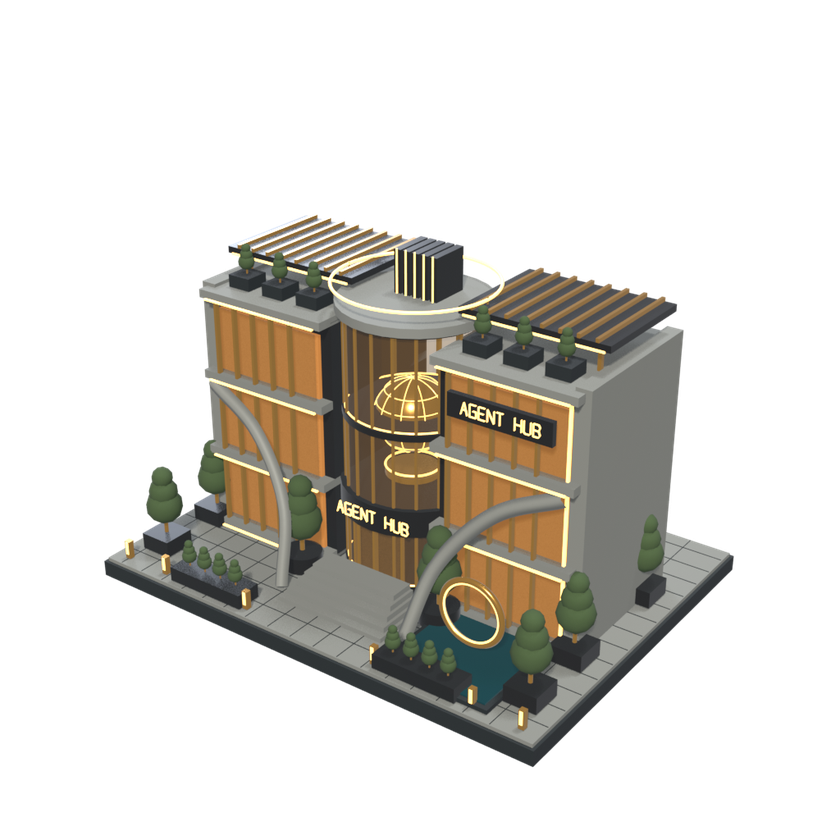
#> input picture assets/website/buildings/agent_hub.png, 840 x 840 px, shrunk from 1024 x 1024 before the run; its folder holds only this picture in this run
$ python inspect_assets.py
#> lines starting #> are read from the running program, lines starting #| are printed output that depends on the picture; after the words box and inside, x2 and y2 are one past the last pixel; in counts of white or black regions, pixels touching at a corner belong together
"""Inspect source PNGs: size, mode, alpha silhouette at several thresholds."""
import json
import os
from PIL import Image

ROOT = os.path.dirname(os.path.dirname(os.path.abspath(__file__)))
ASSETS = os.path.join(ROOT, "assets")

files = []
for base, _dirs, names in os.walk(ASSETS):
    for n in sorted(names):
        if n.lower().endswith(".png"):
            files.append(os.path.join(base, n))
#> pass 2 of the loop `for base, _dirs, names in os.walk(ASSETS):`:

rows = []
for f in sorted(files):
    im = Image.open(f)
#> im is the input picture: PIL image 840x840 RGBA; mean R, G, B, A 38.2, 35.6, 29.9, 78.2
    rel = os.path.relpath(f, ROOT).replace("\\", "/")
    info = {
        "file": rel,
        "size": list(im.size),
        "mode": im.mode,
    }
    if im.mode in ("RGBA", "LA"):
        a = im.getchannel("A")
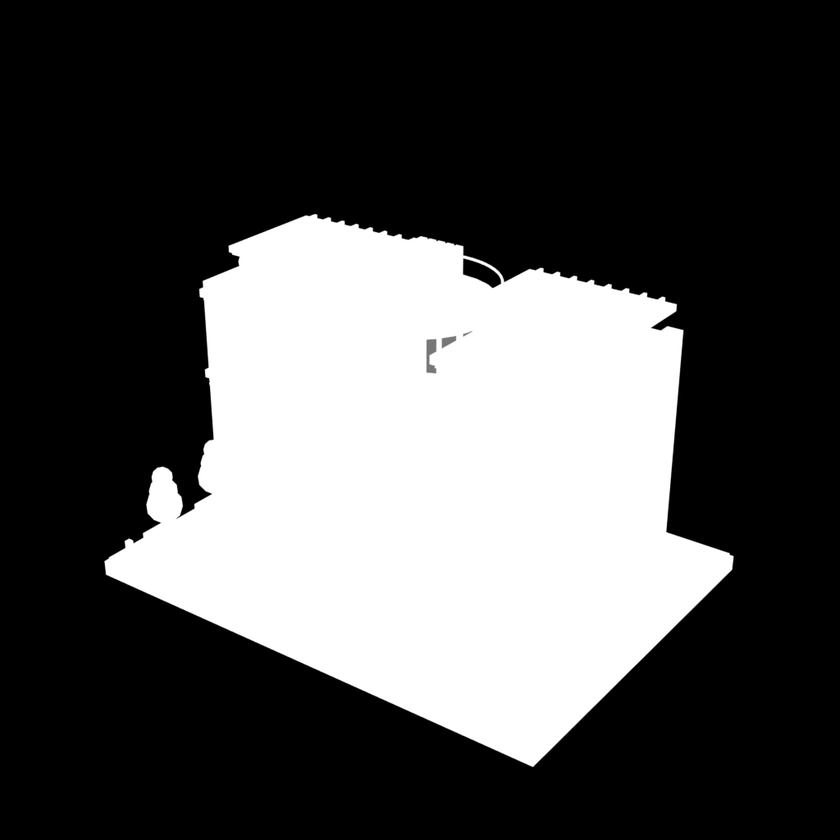
#> a: PIL image 840x840 L; min 0, max 255, mean 78.2
        info["alpha_minmax"] = list(a.getextrema())
        info["bbox_a0"] = list(a.getbbox())  # any non-zero alpha
        for th in (8, 32, 128, 240):
            m = a.point(lambda v, t=th: 255 if v >= t else 0)
            bb = m.getbbox()
            info[f"bbox_a{th}"] = list(bb) if bb else None
#> this loop made 4 passes
#> bb on passes 1 to 4: (104, 213, 734, 768), (104, 214, 734, 767), (105, 214, 734, 767), (105, 215, 733, 766)
#> pass 1, `m = a.point(lambda v, t=th: 255 if v >= t else 0)`:
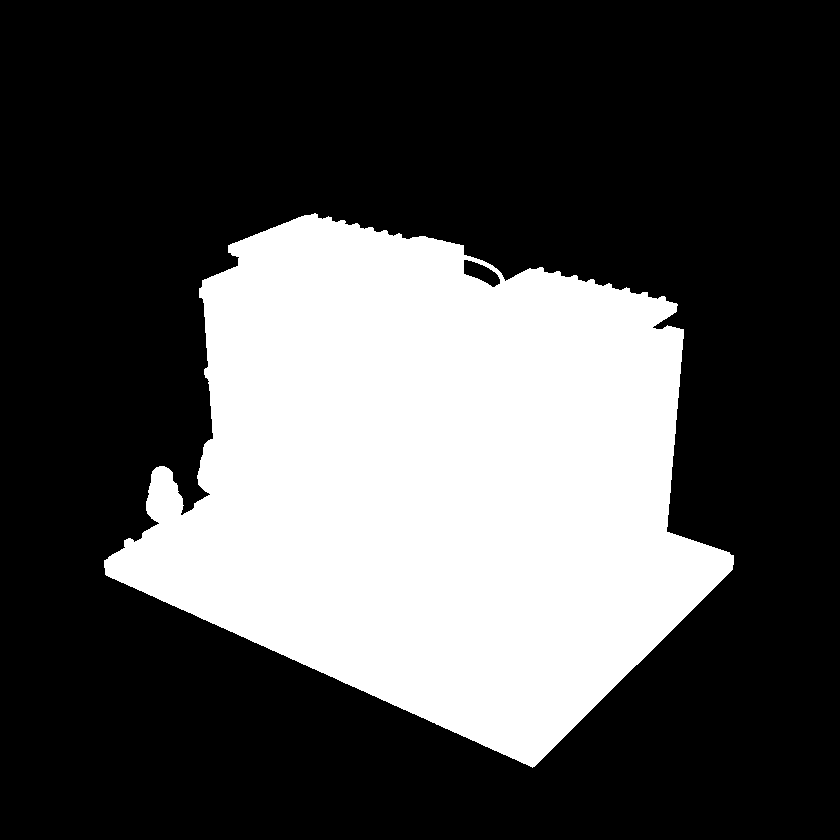
#> m: PIL image 840x840 L; 30.9% white; 1 white region, box (x1, y1, x2, y2) and area: (104, 213, 734, 768) 218173
#> after the loop, info = 9 items
        if info["bbox_a128"]:
            x0, y0, x1, y1 = info["bbox_a128"]
#> x0 = 105; y0 = 214; x1 = 734; y1 = 767
            info["sil_w"] = x1 - x0
            info["sil_h"] = y1 - y0
            info["sil_aspect"] = round(info["sil_w"] / info["sil_h"], 4)
    else:
        # sample edge colors
        w, h = im.size
        rgb = im.convert("RGB")
        pts = {
            "tl": (0, 0), "tr": (w - 1, 0), "bl": (0, h - 1), "br": (w - 1, h - 1),
            "top_mid": (w // 2, 0), "bot_mid": (w // 2, h - 1),
            "left_mid": (0, h // 2), "right_mid": (w - 1, h // 2),
            "c": (w // 2, h // 2),
        }
        info["edge_colors"] = {k: rgb.getpixel(v) for k, v in pts.items()}
    rows.append(info)
#> pass 2 of the loop `for f in sorted(files):`:
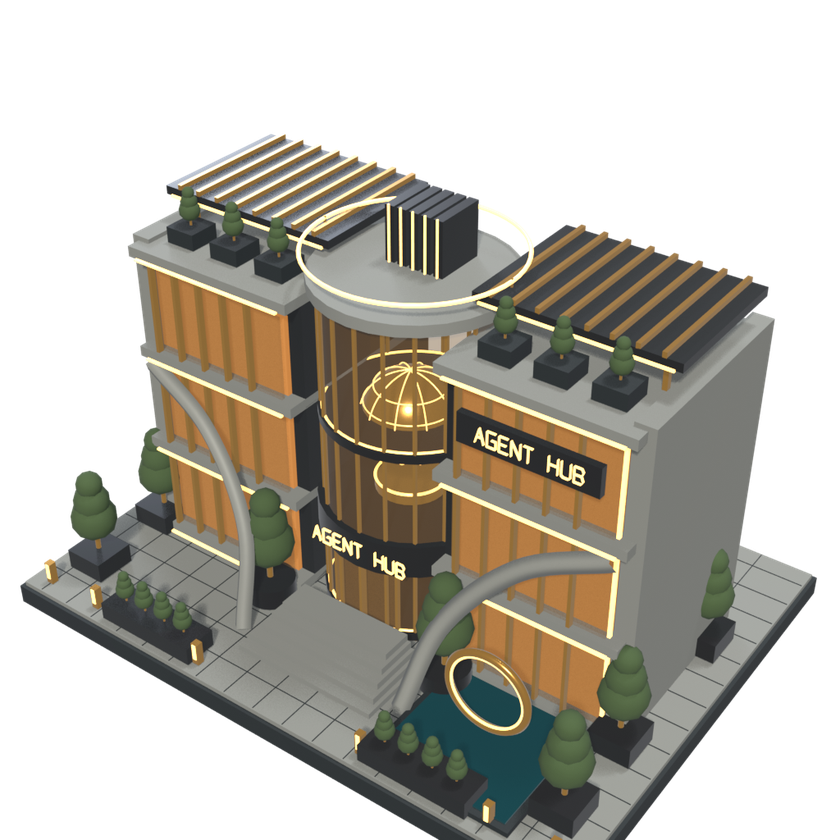
#> input picture assets/website/buildings_elev34/agent_hub.png, 840 x 840 px, shrunk from 1024 x 1024 before the run
#> im is the input picture: PIL image 840x840 RGBA; mean R, G, B, A 64.7, 61.1, 52, 134
#> `a = im.getchannel("A")`:
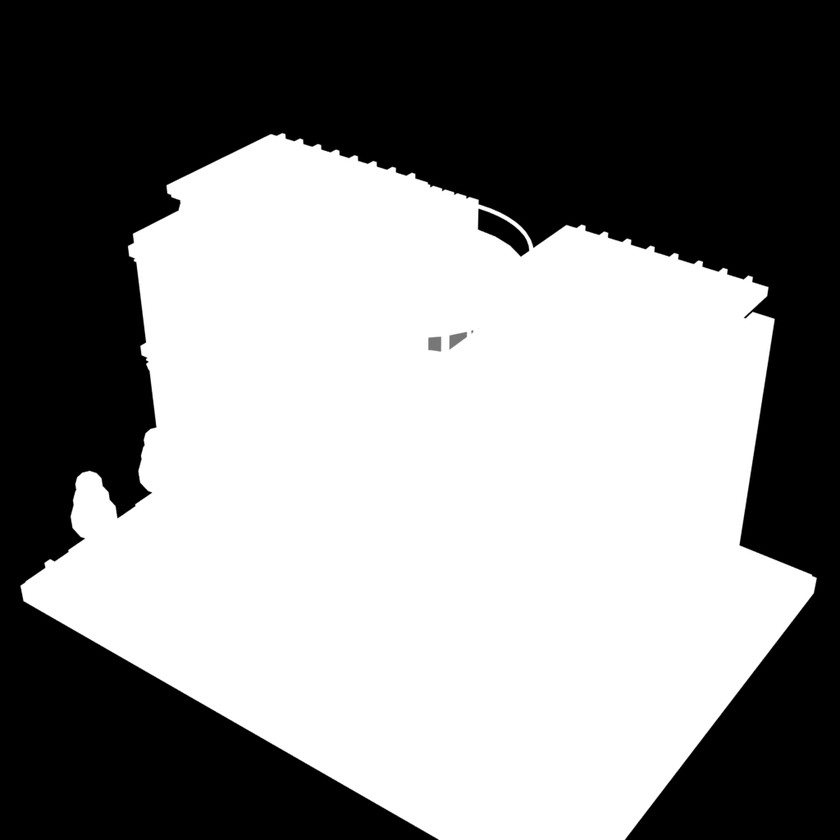
#> a: PIL image 840x840 L; min 0, max 255, mean 134
#> the loop `for th in (8, 32, 128, 240):` made 4 passes
#> bb on passes 1 to 4: (20, 132, 817, 840), (20, 133, 817, 840), (21, 133, 817, 840), (21, 134, 816, 840)
#> pass 1, `m = a.point(lambda v, t=th: 255 if v >= t else 0)`:
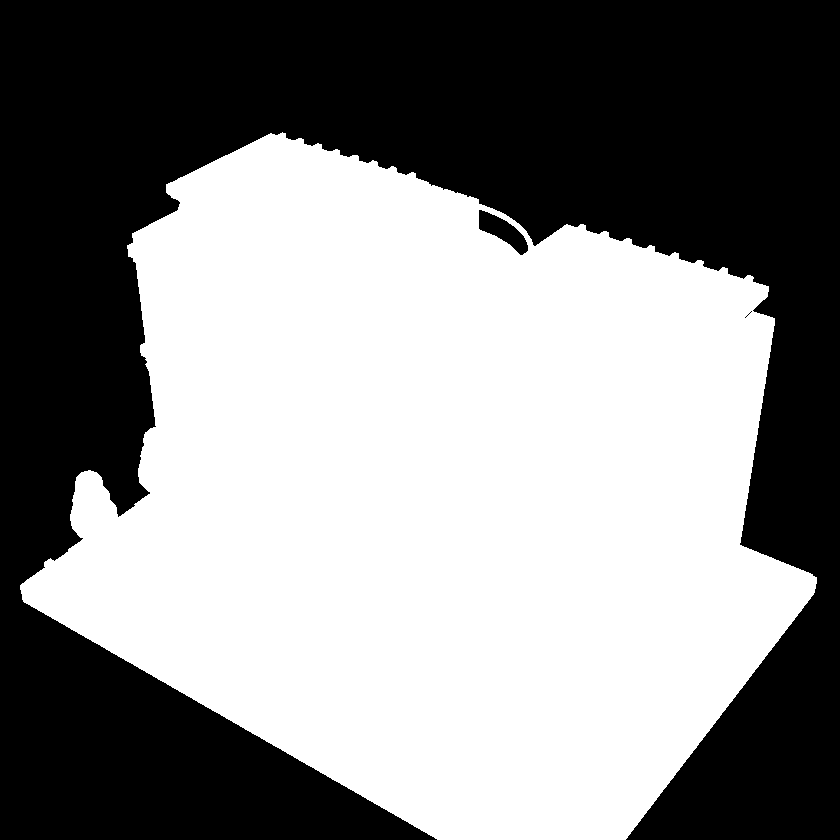
#> m: PIL image 840x840 L; 52.8% white; 3 black regions (1 under 20 px), largest, box (x1, y1, x2, y2) and area: (0, 0, 840, 840) 331746, (479, 210, 528, 255) 971
#> x0 = 21; y0 = 133; x1 = 817; y1 = 840

print(json.dumps(rows, indent=1))
#> (printed output is left out)
